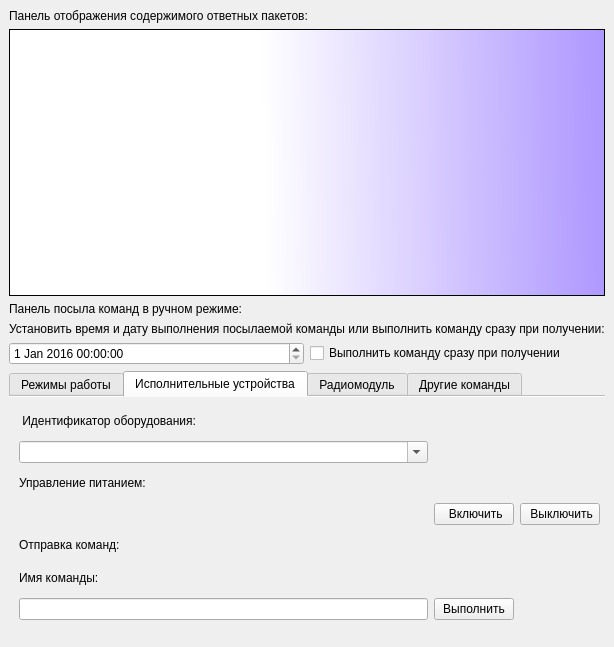
<?xml version="1.0" encoding="UTF-8"?>
<ui version="4.0">
 <class>MainWindow</class>
 <widget class="QMainWindow" name="MainWindow">
  <property name="geometry">
   <rect>
    <x>0</x>
    <y>0</y>
    <width>608</width>
    <height>647</height>
   </rect>
  </property>
  <property name="windowTitle">
   <string>Satellite simulator control program</string>
  </property>
  <widget class="QWidget" name="centralwidget">
   <layout class="QGridLayout" name="gridLayout_2">
    <item row="2" column="0">
     <widget class="QLabel" name="panel_for_manual_sending_of_commands_label">
      <property name="styleSheet">
       <string notr="true">font: 75 15pt &quot;Ubuntu&quot;;</string>
      </property>
      <property name="text">
       <string>Панель посыла команд в ручном режиме:</string>
      </property>
      <property name="textFormat">
       <enum>Qt::PlainText</enum>
      </property>
     </widget>
    </item>
    <item row="0" column="0">
     <widget class="QLabel" name="undecoded_data_from_packages_label">
      <property name="styleSheet">
       <string notr="true">font: 75 15pt &quot;Ubuntu&quot;;</string>
      </property>
      <property name="text">
       <string>Панель отображения содержимого ответных пакетов:</string>
      </property>
     </widget>
    </item>
    <item row="3" column="0">
     <layout class="QGridLayout" name="execution_date_time_gridLayout">
      <item row="1" column="0">
       <widget class="QDateTimeEdit" name="execution_dateTimeEdit">
        <property name="dateTime">
         <datetime>
          <hour>0</hour>
          <minute>0</minute>
          <second>0</second>
          <year>2016</year>
          <month>1</month>
          <day>1</day>
         </datetime>
        </property>
       </widget>
      </item>
      <item row="1" column="1">
       <widget class="QCheckBox" name="execution_date_time_checkBox">
        <property name="text">
         <string>Выполнить команду сразу при получении</string>
        </property>
       </widget>
      </item>
      <item row="0" column="0" colspan="2">
       <widget class="QLabel" name="execution_date_time_label">
        <property name="text">
         <string>Установить время и дату выполнения посылаемой команды или выполнить команду сразу при получении:</string>
        </property>
       </widget>
      </item>
     </layout>
    </item>
    <item row="4" column="0">
     <widget class="QTabWidget" name="modes_of_operation_tabWidget">
      <property name="minimumSize">
       <size>
        <width>0</width>
        <height>50</height>
       </size>
      </property>
      <property name="styleSheet">
       <string notr="true">font: 75 12pt &quot;Ubuntu&quot;;</string>
      </property>
      <property name="tabPosition">
       <enum>QTabWidget::North</enum>
      </property>
      <property name="tabShape">
       <enum>QTabWidget::Rounded</enum>
      </property>
      <property name="currentIndex">
       <number>1</number>
      </property>
      <property name="elideMode">
       <enum>Qt::ElideNone</enum>
      </property>
      <property name="documentMode">
       <bool>true</bool>
      </property>
      <property name="tabsClosable">
       <bool>false</bool>
      </property>
      <property name="movable">
       <bool>false</bool>
      </property>
      <widget class="QWidget" name="modes_of_operation_tab">
       <attribute name="title">
        <string>Режимы работы</string>
       </attribute>
       <layout class="QFormLayout" name="formLayout_2">
        <property name="fieldGrowthPolicy">
         <enum>QFormLayout::AllNonFixedFieldsGrow</enum>
        </property>
        <item row="0" column="0">
         <layout class="QGridLayout" name="modes_choosing_of_the_operation_mode_gridLayout">
          <item row="1" column="1">
           <widget class="QPushButton" name="enable_nominal_mode_pushButton">
            <property name="text">
             <string>Отправить</string>
            </property>
           </widget>
          </item>
          <item row="2" column="0">
           <widget class="QLabel" name="enable_operating_mode_label">
            <property name="text">
             <string>Перейти в режим работы с научной аппаратурой </string>
            </property>
           </widget>
          </item>
          <item row="2" column="1">
           <widget class="QPushButton" name="enable_operating_mode_pushButton">
            <property name="text">
             <string>Отправить</string>
            </property>
           </widget>
          </item>
          <item row="1" column="0">
           <widget class="QLabel" name="enable_nominal_mode_label">
            <property name="text">
             <string>Перейти в штатный режим работы</string>
            </property>
           </widget>
          </item>
          <item row="0" column="0">
           <widget class="QLabel" name="enable_minimal_mode_label">
            <property name="text">
             <string>Перейти в режим работы с минимальным энергопотреблением </string>
            </property>
           </widget>
          </item>
          <item row="0" column="1">
           <widget class="QPushButton" name="enable_minimal_mode_pushButton">
            <property name="text">
             <string>Отправить</string>
            </property>
           </widget>
          </item>
         </layout>
        </item>
       </layout>
      </widget>
      <widget class="QWidget" name="toggle_power_tab">
       <attribute name="title">
        <string>Исполнительные устройства</string>
       </attribute>
       <widget class="QWidget" name="gridLayoutWidget">
        <property name="geometry">
         <rect>
          <x>10</x>
          <y>10</y>
          <width>581</width>
          <height>213</height>
         </rect>
        </property>
        <layout class="QGridLayout" name="gridLayout">
         <item row="4" column="2">
          <widget class="QPushButton" name="device_power_disable_pushButton">
           <property name="text">
            <string> Выключить</string>
           </property>
          </widget>
         </item>
         <item row="8" column="0">
          <widget class="QLineEdit" name="command_name_lineEdit"/>
         </item>
         <item row="0" column="0">
          <widget class="QLabel" name="label">
           <property name="styleSheet">
            <string notr="true"/>
           </property>
           <property name="text">
            <string> Идентификатор оборудования:</string>
           </property>
          </widget>
         </item>
         <item row="4" column="1">
          <widget class="QPushButton" name="device_power_enable_pushButton">
           <property name="text">
            <string> Включить</string>
           </property>
          </widget>
         </item>
         <item row="2" column="0">
          <widget class="QLabel" name="label_2">
           <property name="styleSheet">
            <string notr="true">font: 75 15pt &quot;Ubuntu&quot;;</string>
           </property>
           <property name="text">
            <string>Управление питанием:</string>
           </property>
          </widget>
         </item>
         <item row="5" column="0">
          <widget class="QLabel" name="label_3">
           <property name="styleSheet">
            <string notr="true">font: 75 15pt &quot;Ubuntu&quot;;</string>
           </property>
           <property name="text">
            <string>Отправка команд:</string>
           </property>
          </widget>
         </item>
         <item row="6" column="0">
          <widget class="QLabel" name="label_5">
           <property name="styleSheet">
            <string notr="true"/>
           </property>
           <property name="text">
            <string>Имя команды:</string>
           </property>
          </widget>
         </item>
         <item row="1" column="0">
          <widget class="QComboBox" name="device_id_comboBox">
           <property name="editable">
            <bool>true</bool>
           </property>
           <item>
            <property name="text">
             <string/>
            </property>
           </item>
           <item>
            <property name="text">
             <string>power</string>
            </property>
           </item>
           <item>
            <property name="text">
             <string>cpu_temp</string>
            </property>
           </item>
           <item>
            <property name="text">
             <string>light</string>
            </property>
           </item>
           <item>
            <property name="text">
             <string>hmc58831</string>
            </property>
           </item>
           <item>
            <property name="text">
             <string>mpu6050</string>
            </property>
           </item>
           <item>
            <property name="text">
             <string>ms5611</string>
            </property>
           </item>
           <item>
            <property name="text">
             <string>ds1621</string>
            </property>
           </item>
          </widget>
         </item>
         <item row="8" column="1">
          <widget class="QPushButton" name="device_command_pushButton">
           <property name="text">
            <string>Выполнить</string>
           </property>
          </widget>
         </item>
        </layout>
       </widget>
      </widget>
      <widget class="QWidget" name="other_commands_tab">
       <attribute name="title">
        <string>Радиомодуль</string>
       </attribute>
       <layout class="QFormLayout" name="formLayout">
        <property name="fieldGrowthPolicy">
         <enum>QFormLayout::AllNonFixedFieldsGrow</enum>
        </property>
        <item row="0" column="0">
         <layout class="QGridLayout" name="radio_module_settings_gridLayout">
          <item row="1" column="0">
           <widget class="QLabel" name="label_4">
            <property name="styleSheet">
             <string notr="true">font: 75 15pt &quot;Ubuntu&quot;;</string>
            </property>
            <property name="text">
             <string>Выбор основного передатчика:</string>
            </property>
           </widget>
          </item>
          <item row="0" column="1">
           <widget class="QPushButton" name="enable_broadcasting_pushButton">
            <property name="text">
             <string>Включить</string>
            </property>
           </widget>
          </item>
          <item row="0" column="2">
           <widget class="QPushButton" name="disable_broadcasting_pushButton">
            <property name="text">
             <string>Выключить</string>
            </property>
           </widget>
          </item>
          <item row="0" column="0">
           <widget class="QLabel" name="toggle_transmission_label">
            <property name="text">
             <string>Вещание в эфир</string>
            </property>
           </widget>
          </item>
          <item row="2" column="0">
           <widget class="QComboBox" name="transceiver_select_comboBox">
            <item>
             <property name="text">
              <string>TNCA</string>
             </property>
            </item>
            <item>
             <property name="text">
              <string>TNCB</string>
             </property>
            </item>
           </widget>
          </item>
          <item row="2" column="1">
           <widget class="QPushButton" name="transceiver_select_pushButton">
            <property name="text">
             <string>Назначить основным</string>
            </property>
           </widget>
          </item>
         </layout>
        </item>
        <item row="2" column="0">
         <layout class="QGridLayout" name="gridLayout_4"/>
        </item>
        <item row="3" column="0">
         <layout class="QGridLayout" name="gridLayout_3"/>
        </item>
        <item row="4" column="0">
         <widget class="QLabel" name="separation_label">
          <property name="text">
           <string/>
          </property>
         </widget>
        </item>
        <item row="1" column="0">
         <layout class="QGridLayout" name="gridLayout_5"/>
        </item>
       </layout>
      </widget>
      <widget class="QWidget" name="tab">
       <attribute name="title">
        <string>Другие команды</string>
       </attribute>
       <widget class="QWidget" name="layoutWidget">
        <property name="geometry">
         <rect>
          <x>10</x>
          <y>10</y>
          <width>541</width>
          <height>61</height>
         </rect>
        </property>
        <layout class="QGridLayout" name="real_time_clock_settings_gridLayout">
         <item row="2" column="1">
          <widget class="QPushButton" name="set_real_time_pushButton">
           <property name="text">
            <string>Отправить</string>
           </property>
          </widget>
         </item>
         <item row="2" column="0">
          <widget class="QDateTimeEdit" name="set_real_time_date_TimeEdit">
           <property name="dateTime">
            <datetime>
             <hour>0</hour>
             <minute>0</minute>
             <second>0</second>
             <year>2016</year>
             <month>1</month>
             <day>1</day>
            </datetime>
           </property>
          </widget>
         </item>
         <item row="1" column="0">
          <widget class="QLabel" name="other_commands_real_time_clock_settings_label">
           <property name="styleSheet">
            <string notr="true">font: 75 15pt &quot;Ubuntu&quot;;</string>
           </property>
           <property name="text">
            <string> Установка даты и времени на имитаторе СМКА:</string>
           </property>
          </widget>
         </item>
        </layout>
       </widget>
      </widget>
     </widget>
    </item>
    <item row="1" column="0">
     <widget class="QTextEdit" name="undecoded_packages_textEdit">
      <property name="styleSheet">
       <string notr="true">background-color: qlineargradient(spread:reflect, x1:0.038, y1:0.517045, x2:1, y2:0.511, stop:0.402844 rgba(255, 255, 255, 254), stop:1 rgba(174, 151, 255, 255));</string>
      </property>
     </widget>
    </item>
   </layout>
  </widget>
  <action name="actionOpen">
   <property name="enabled">
    <bool>true</bool>
   </property>
   <property name="text">
    <string>Open</string>
   </property>
  </action>
  <action name="actionSave">
   <property name="text">
    <string>Save</string>
   </property>
  </action>
  <action name="actionClose">
   <property name="text">
    <string>Close</string>
   </property>
  </action>
 </widget>
 <resources/>
 <connections/>
</ui>
